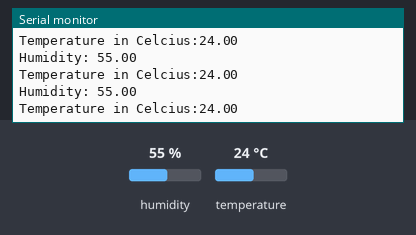
Bench run of a sketch on a simulated Arduino Uno, built with avr-gcc and run on an emulated ATmega328P. Parts: the last lines printed to the serial monitor. Inputs (shaded band) come from the test bench; at power-on: humidity 55 %, temperature 24 °C.

Above: at 2.8 s.
2.9 s: humidity set to 22 %
At 4.39 s:
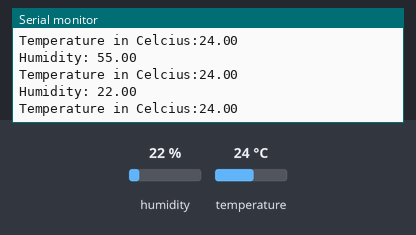
5.6 s: temperature set to 12 °C
At 6.42 s:
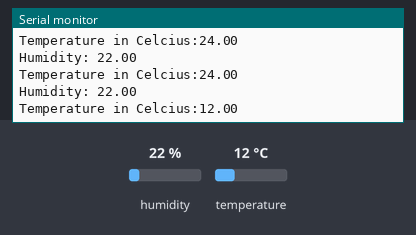
8.3 s: humidity set to 40 %
At 8.44 s:
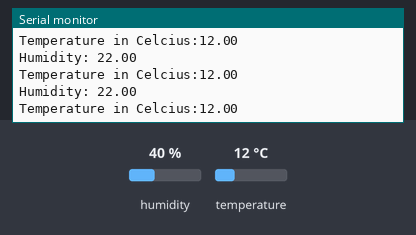
Timing chart, 0 to 11.3 s (numbered marks = the images above; inputs shaded):
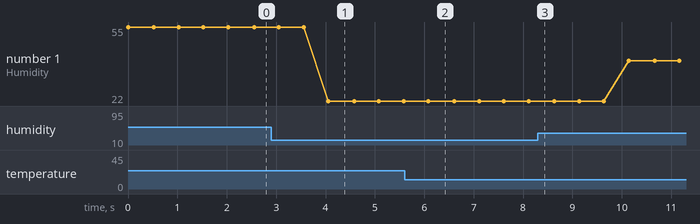

The sketch:

temp_humidity_sensor.ino
```cpp
#include <DHT.h>

int inputPin = 11;
double input;

DHT dht11(inputPin, DHT11);

void setup() {
  // put your setup code here, to run once:
  //pinMode(inputPin, INPUT);
  Serial.begin(9600);
  dht11.begin();
}

void loop() {
  // put your main code here, to run repeatedly:
  //input chk = DHT11.read(inputPin);
  Serial.print("Humidity: ");
  Serial.println((float)dht11.readHumidity());
  Serial.print("Temperature in Celcius:");
  Serial.println((float)dht11.readTemperature());
  delay(500);
}
```

Measured:
- after the input at 2.9 s, the serial monitor: prints a new line after 1.2 s (image 1)
- after the input at 5.6 s, the serial monitor: prints a new line after 0.51 s (image 2)
- plotted number 1: 55 → 22 after the input at 2.9 s, 22 → 40 after the input at 8.3 s
